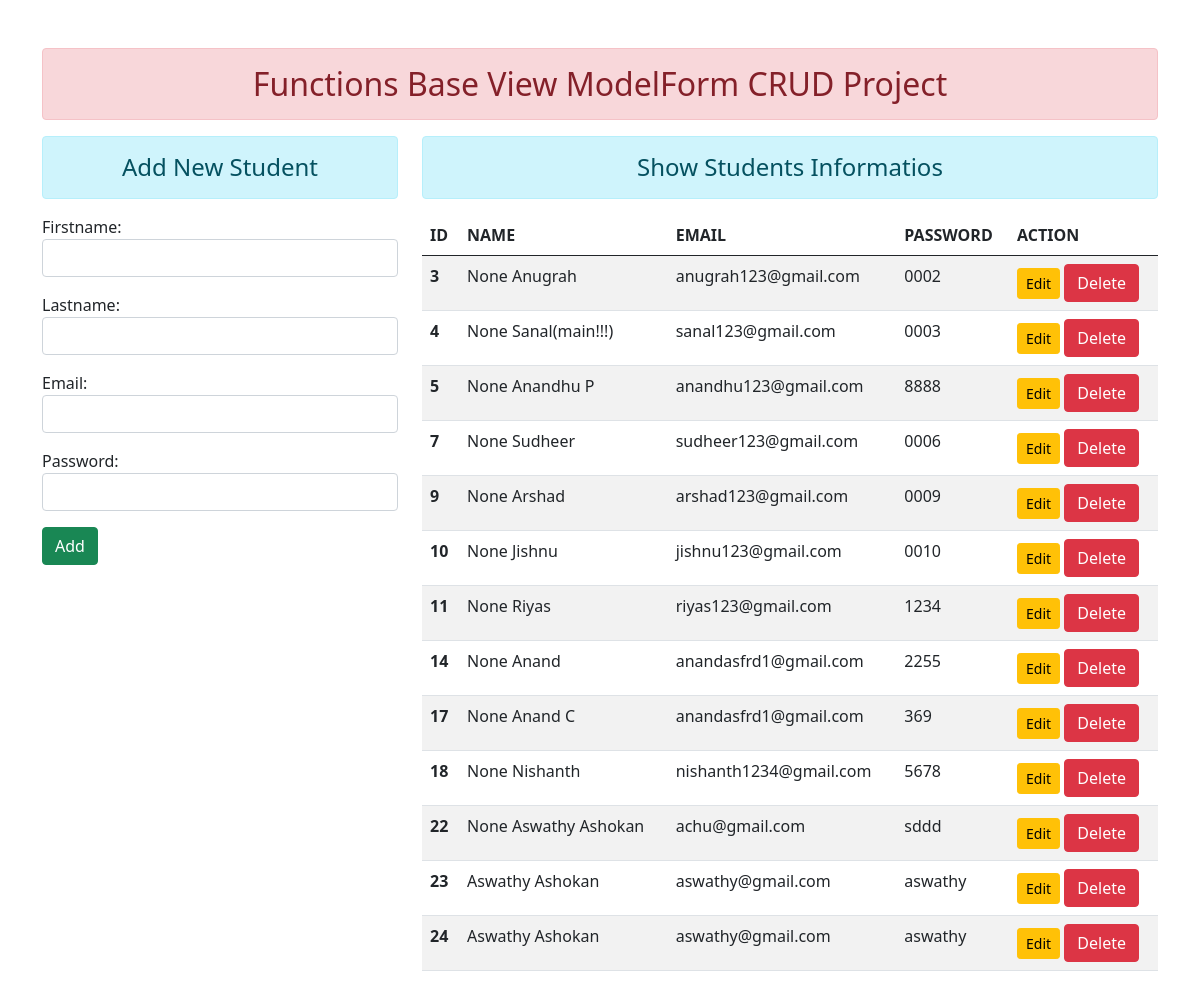
The page / on the database its author committed.
### enroll/models.py (models this page shows)
class User(models.Model):
    firstname = models.CharField(max_length=70,null=True)
    lastname = models.CharField(max_length=70)
    email = models.EmailField(max_length=100)
    password = models.CharField(max_length=100)

### enroll/views.py (the view)
# urls.py: path('',views.add_show,name="addandshow"),
def add_show(request):
    if request.method == 'POST':
        fm = StudentsRegistations(request.POST)
        if fm.is_valid():
            fn = fm.cleaned_data['firstname']
            nm = fm.cleaned_data['lastname']
            em = fm.cleaned_data['email']
            pw = fm.cleaned_data['password']
            reg = User(firstname=fn,lastname=nm,email=em,password=pw)
            reg.save()
            fm = StudentsRegistations()
    else:
        fm = StudentsRegistations()
    stud = User.objects.all()
    return render(request,"enroll/addandshow.html",{'form':fm,'stu':stud})

### enroll/forms.py
class StudentsRegistations(forms.ModelForm):
    class Meta:
        model = User
        fields  = ['firstname','lastname','email','password']
        widgets = {
            'firstname':forms.TextInput(attrs={'class':'form-control'}),
            'lastname':forms.TextInput(attrs={'class':'form-control'}),
            'email':forms.EmailInput(attrs={'class':'form-control'}),
            'password':forms.PasswordInput(render_value=True, attrs={'class':'form-control'}),
        }

### templates/enroll/addandshow.html (shortened to what this page needs)
{% extends 'enroll/base.html' %}
{% block content %}
<div class="row">
    <div class="col-sm-4">
        <h4 class="text-center alert alert-info">Add New Student</h4>
        <form action="" method="POST" novalidate>
            {{ form.as_p }}
            <input type="submit" class="btn btn-success" value="Add" onclick="add()">
        </form>
    </div>
    <div class="col-sm-8">
        {% if stu %}
        <h4 class="text-center alert alert-info">Show Students Informatios</h4>
        <table class="table table-striped">
            <thead>
              <tr>
                <th scope="col">ID</th>
                <th scope="col">NAME</th>
                <th scope="col">EMAIL</th>
                <th scope="col">PASSWORD</th>
                <th scope="col">ACTION</th>
              </tr>
            </thead>
            <tbody>
            {% for st in stu%}
              <tr>
                <th scope="row">{{ st.id }}</th>
                <td scope="row">{{ st.firstname}} {{ st.lastname  }}</td>
                <td scope="row">{{ st.email }}</td>
                <td scope="row">{{ st.password }}</td>
                <td>
                    <a href="{% url 'updatedata' st.id %}" class="btn btn-warning btn-sm">Edit</a>
                    <form action="{% url 'deletedata' st.id %}" method="POST" class="d-inline">
                        <input type="submit" class="btn btn-danger" value="Delete" onclick="myFunction()">
                    </form>
                </td>
              </tr>
            {% endfor %}
            </tbody>
          </table>
        {% else %}
        <h4 class="text-center alert alert-info">No Records</h4>
        {% endif %}
    </div>
</div>
{% endblock %}

### templates/enroll/base.html (shortened to what this page needs)
<!DOCTYPE html>
{% load static %}
<html lang="en">
<head>
    <link rel="stylesheet" href="{% static 'enroll/css/bootstrap.css' %}">
</head>
<body>
    <div class="container mt-5">
        <h2 class="text-center alert alert-danger">Functions Base View ModelForm CRUD Project</h2>
        {% block content %}
        {% endblock %}
    </div>
</body>
</html>

### rows shown on the page
User: id "3", firstname "None", lastname "Anugrah", email "anugrah123@gmail.com", password "0002"
User: id "4", firstname "None", lastname "Sanal(main!!!)", email "sanal123@gmail.com", password "0003"
User: id "5", firstname "None", lastname "Anandhu P", email "anandhu123@gmail.com", password "8888"
User: id "7", firstname "None", lastname "Sudheer", email "sudheer123@gmail.com", password "0006"
User: id "9", firstname "None", lastname "Arshad", email "arshad123@gmail.com", password "0009"
User: id "10", firstname "None", lastname "Jishnu", email "jishnu123@gmail.com", password "0010"
User: id "11", firstname "None", lastname "Riyas", email "riyas123@gmail.com", password "1234"
User: id "14", firstname "None", lastname "Anand", email "anandasfrd1@gmail.com", password "2255"
User: id "17", firstname "None", lastname "Anand C", email "anandasfrd1@gmail.com", password "369"
User: id "18", firstname "None", lastname "Nishanth", email "nishanth1234@gmail.com", password "5678"
User: id "22", firstname "None", lastname "Aswathy Ashokan", email "achu@gmail.com", password "sddd"
User: id "23", firstname "Aswathy", lastname "Ashokan", email "aswathy@gmail.com", password "aswathy"
User: id "24", firstname "Aswathy", lastname "Ashokan", email "aswathy@gmail.com", password "aswathy"
